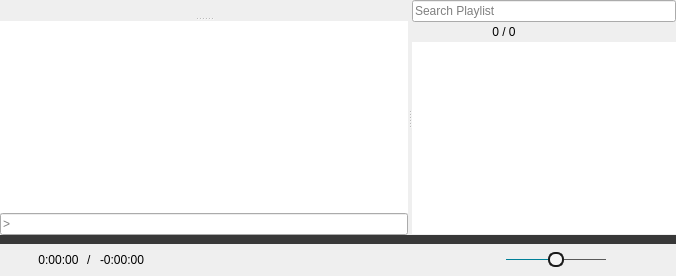
  <widget class="QWidget" name="centralwidget">
   <layout class="QVBoxLayout" name="verticalLayout_2">
    <property name="spacing">
     <number>0</number>
    </property>
    <property name="leftMargin">
     <number>0</number>
    </property>
    <property name="topMargin">
     <number>0</number>
    </property>
    <property name="rightMargin">
     <number>0</number>
    </property>
    <property name="bottomMargin">
     <number>0</number>
    </property>
    <item>
     <widget class="CustomSplitter" name="splitter">
      <property name="orientation">
       <enum>Qt::Horizontal</enum>
      </property>
      <widget class="QSplitter" name="videoSplitter">
       <property name="sizePolicy">
        <sizepolicy hsizetype="Preferred" vsizetype="Expanding">
         <horstretch>1</horstretch>
         <verstretch>0</verstretch>
        </sizepolicy>
       </property>
       <property name="orientation">
        <enum>Qt::Vertical</enum>
       </property>
       <widget class="QFrame" name="mpvFrame">
        <property name="sizePolicy">
         <sizepolicy hsizetype="Preferred" vsizetype="Preferred">
          <horstretch>0</horstretch>
          <verstretch>1</verstretch>
         </sizepolicy>
        </property>
        <property name="mouseTracking">
         <bool>true</bool>
        </property>
        <property name="focusPolicy">
         <enum>Qt::NoFocus</enum>
        </property>
       </widget>
       <widget class="QWidget" name="verticalWidget" native="true">
        <layout class="QVBoxLayout" name="verticalLayout">
         <property name="spacing">
          <number>0</number>
         </property>
         <property name="leftMargin">
          <number>0</number>
         </property>
         <property name="topMargin">
          <number>0</number>
         </property>
         <property name="rightMargin">
          <number>0</number>
         </property>
         <property name="bottomMargin">
          <number>0</number>
         </property>
         <item>
          <widget class="QPlainTextEdit" name="outputTextEdit">
           <property name="contextMenuPolicy">
            <enum>Qt::PreventContextMenu</enum>
           </property>
           <property name="acceptDrops">
            <bool>false</bool>
           </property>
           <property name="frameShape">
            <enum>QFrame::NoFrame</enum>
           </property>
           <property name="undoRedoEnabled">
            <bool>false</bool>
           </property>
           <property name="readOnly">
            <bool>true</bool>
           </property>
          </widget>
         </item>
         <item>
          <widget class="CustomLineEdit" name="inputLineEdit">
           <property name="mouseTracking">
            <bool>false</bool>
           </property>
           <property name="focusPolicy">
            <enum>Qt::ClickFocus</enum>
           </property>
           <property name="placeholderText">
            <string>&gt;</string>
           </property>
           <property name="clearButtonEnabled">
            <bool>true</bool>
           </property>
          </widget>
         </item>
        </layout>
       </widget>
      </widget>
      <widget class="QWidget" name="playlistLayoutWidget" native="true">
       <property name="sizePolicy">
        <sizepolicy hsizetype="Preferred" vsizetype="Preferred">
         <horstretch>0</horstretch>
         <verstretch>0</verstretch>
        </sizepolicy>
       </property>
       <layout class="QVBoxLayout" name="playlistLayout">
        <property name="spacing">
         <number>0</number>
        </property>
        <property name="leftMargin">
         <number>0</number>
        </property>
        <property name="topMargin">
         <number>0</number>
        </property>
        <property name="rightMargin">
         <number>0</number>
        </property>
        <property name="bottomMargin">
         <number>1</number>
        </property>
        <item>
         <widget class="QLineEdit" name="searchBox">
          <property name="mouseTracking">
           <bool>false</bool>
          </property>
          <property name="focusPolicy">
           <enum>Qt::ClickFocus</enum>
          </property>
          <property name="placeholderText">
           <string>Search Playlist</string>
          </property>
          <property name="clearButtonEnabled">
           <bool>true</bool>
          </property>
         </widget>
        </item>
        <item>
         <widget class="QWidget" name="playlistControlLayout" native="true">
          <layout class="QHBoxLayout" name="horizontalLayout">
           <property name="spacing">
            <number>2</number>
           </property>
           <property name="leftMargin">
            <number>0</number>
           </property>
           <property name="topMargin">
            <number>0</number>
           </property>
           <property name="rightMargin">
            <number>0</number>
           </property>
           <property name="bottomMargin">
            <number>0</number>
           </property>
           <item>
            <widget class="QPushButton" name="currentFileButton">
             <property name="cursor">
              <cursorShape>PointingHandCursor</cursorShape>
             </property>
             <property name="focusPolicy">
              <enum>Qt::NoFocus</enum>
             </property>
             <property name="toolTip">
              <string>Select the Current File</string>
             </property>
             <property name="styleSheet">
              <string notr="true">QPushButton {
	padding: 2px;
	margin: 1px;
}
QPushButton:flat {
    border: none; /* no border for a flat push button */
}
QPushButton:flat:pressed {
	background: #383838;
	border-radius: 2px;
}</string>
             </property>
             <property name="icon">
              <iconset resource="../rsclist.qrc">
               <normaloff>:/img/select_current.svg</normaloff>:/img/select_current.svg</iconset>
             </property>
             <property name="iconSize">
              <size>
               <width>12</width>
               <height>12</height>
              </size>
             </property>
             <property name="flat">
              <bool>true</bool>
             </property>
            </widget>
           </item>
           <item>
            <spacer name="horizontalSpacer_2">
             <property name="orientation">
              <enum>Qt::Horizontal</enum>
             </property>
             <property name="sizeHint" stdset="0">
              <size>
               <width>40</width>
               <height>20</height>
              </size>
             </property>
            </spacer>
           </item>
           <item>
            <widget class="CustomLabel" name="indexLabel">
             <property name="cursor">
              <cursorShape>PointingHandCursor</cursorShape>
             </property>
             <property name="toolTip">
              <string>Click to play a specific file by index</string>
             </property>
             <property name="text">
              <string>0 / 0</string>
             </property>
             <property name="alignment">
              <set>Qt::AlignCenter</set>
             </property>
             <property name="margin">
              <number>4</number>
             </property>
            </widget>
           </item>
           <item>
            <spacer name="horizontalSpacer_6">
             <property name="orientation">
              <enum>Qt::Horizontal</enum>
             </property>
             <property name="sizeHint" stdset="0">
              <size>
               <width>40</width>
               <height>20</height>
              </size>
             </property>
            </spacer>
           </item>
           <item>
            <widget class="QPushButton" name="refreshButton">
             <property name="cursor">
              <cursorShape>PointingHandCursor</cursorShape>
             </property>
             <property name="focusPolicy">
              <enum>Qt::NoFocus</enum>
             </property>
             <property name="toolTip">
              <string>Refresh Playlist</string>
             </property>
             <property name="styleSheet">
              <string notr="true">QPushButton {
	padding: 2px;
	margin: 1px;
}
QPushButton:flat {
    border: none; /* no border for a flat push button */
}
QPushButton:flat:pressed {
	background: #383838;
	border-radius: 2px;
}</string>
             </property>
             <property name="icon">
              <iconset resource="../rsclist.qrc">
               <normaloff>:/img/refresh_view.svg</normaloff>:/img/refresh_view.svg</iconset>
             </property>
             <property name="iconSize">
              <size>
               <width>12</width>
               <height>12</height>
              </size>
             </property>
             <property name="flat">
              <bool>true</bool>
             </property>
            </widget>
           </item>
           <item>
            <widget class="QPushButton" name="savePlaylistButton">
             <property name="cursor">
              <cursorShape>PointingHandCursor</cursorShape>
             </property>
             <property name="focusPolicy">
              <enum>Qt::NoFocus</enum>
             </property>
             <property name="toolTip">
              <string>Save Playlist</string>
             </property>
             <property name="styleSheet">
              <string notr="true">QPushButton {
	padding: 2px;
	margin: 1px;
}
QPushButton:flat {
    border: none; /* no border for a flat push button */
}
QPushButton:flat:pressed {
	background: #383838;
	border-radius: 2px;
}</string>
             </property>
             <property name="icon">
              <iconset resource="../rsclist.qrc">
               <normaloff>:/img/floppy.svg</normaloff>:/img/floppy.svg</iconset>
             </property>
             <property name="iconSize">
              <size>
               <width>12</width>
               <height>12</height>
              </size>
             </property>
             <property name="flat">
              <bool>true</bool>
             </property>
            </widget>
           </item>
           <item>
            <widget class="QPushButton" name="shufflePlaylistButton">
             <property name="cursor">
              <cursorShape>PointingHandCursor</cursorShape>
             </property>
             <property name="focusPolicy">
              <enum>Qt::NoFocus</enum>
             </property>
             <property name="toolTip">
              <string>Shuffle Playlist</string>
             </property>
             <property name="styleSheet">
              <string notr="true">QPushButton {
	padding: 2px;
	margin: 1px;
}
QPushButton:flat {
    border: none;
}
QPushButton:flat:checked, QPushButton:flat:pressed {
	background: #383838;
	border-radius: 2px;
}</string>
             </property>
             <property name="icon">
              <iconset resource="../rsclist.qrc">
               <normaloff>:/img/shuffle.svg</normaloff>:/img/shuffle.svg</iconset>
             </property>
             <property name="iconSize">
              <size>
               <width>12</width>
               <height>12</height>
              </size>
             </property>
             <property name="checkable">
              <bool>true</bool>
             </property>
             <property name="flat">
              <bool>true</bool>
             </property>
            </widget>
           </item>
          </layout>
         </widget>
        </item>
        <item>
         <widget class="PlaylistWidget" name="playlistWidget">
          <property name="focusPolicy">
           <enum>Qt::ClickFocus</enum>
          </property>
          <property name="contextMenuPolicy">
           <enum>Qt::DefaultContextMenu</enum>
          </property>
          <property name="frameShape">
           <enum>QFrame::NoFrame</enum>
          </property>
          <property name="dragDropMode">
           <enum>QAbstractItemView::InternalMove</enum>
          </property>
         </widget>
        </item>
       </layout>
      </widget>
     </widget>
    </item>
    <item>
     <widget class="SeekBar" name="seekBar">
      <property name="enabled">
       <bool>false</bool>
      </property>
      <property name="sizePolicy">
       <sizepolicy hsizetype="Expanding" vsizetype="Fixed">
        <horstretch>0</horstretch>
        <verstretch>0</verstretch>
       </sizepolicy>
      </property>
      <property name="cursor">
       <cursorShape>PointingHandCursor</cursorShape>
      </property>
      <property name="focusPolicy">
       <enum>Qt::NoFocus</enum>
      </property>
      <property name="styleSheet">
       <string notr="true">QSlider {
	height: 9px;
}
QSlider::handle:horizontal:disabled,
QSlider::sub-page:horizontal:disabled {
	background: #383838;
}
QSlider::handle:horizontal {
	/* handle color */
	background: #008098;
	width: 9px;
	border-radius: 4px;
}
QSlider::groove:horizontal {
	/* the non-progressed color */
	background: #383838;
}
QSlider::sub-page:horizontal {
	/* the progress color */
	background: #008098;
}</string>
      </property>
      <property name="maximum">
       <number>1000000</number>
      </property>
      <property name="orientation">
       <enum>Qt::Horizontal</enum>
      </property>
     </widget>
    </item>
    <item>
     <widget class="QWidget" name="playbackLayoutWidget" native="true">
      <property name="sizePolicy">
       <sizepolicy hsizetype="Preferred" vsizetype="Fixed">
        <horstretch>0</horstretch>
        <verstretch>0</verstretch>
       </sizepolicy>
      </property>
      <layout class="QHBoxLayout" name="horizontalLayout_3">
       <property name="spacing">
        <number>8</number>
       </property>
       <property name="leftMargin">
        <number>14</number>
       </property>
       <property name="topMargin">
        <number>5</number>
       </property>
       <property name="rightMargin">
        <number>14</number>
       </property>
       <property name="bottomMargin">
        <number>5</number>
       </property>
       <item>
        <widget class="QWidget" name="timeLayoutWidget" native="true">
         <property name="minimumSize">
          <size>
           <width>200</width>
           <height>0</height>
          </size>
         </property>
         <property name="maximumSize">
          <size>
           <width>200</width>
           <height>16777215</height>
          </size>
         </property>
         <layout class="QHBoxLayout" name="horizontalLayout_4">
          <property name="spacing">
           <number>8</number>
          </property>
          <property name="leftMargin">
           <number>0</number>
          </property>
          <property name="topMargin">
           <number>0</number>
          </property>
          <property name="rightMargin">
           <number>0</number>
          </property>
          <property name="bottomMargin">
           <number>0</number>
          </property>
          <item>
           <widget class="OpenButton" name="openButton">
            <property name="sizePolicy">
             <sizepolicy hsizetype="Fixed" vsizetype="Fixed">
              <horstretch>0</horstretch>
              <verstretch>0</verstretch>
             </sizepolicy>
            </property>
            <property name="maximumSize">
             <size>
              <width>16</width>
              <height>16</height>
             </size>
            </property>
            <property name="cursor">
             <cursorShape>PointingHandCursor</cursorShape>
            </property>
            <property name="focusPolicy">
             <enum>Qt::NoFocus</enum>
            </property>
            <property name="toolTip">
             <string>&lt;html&gt;&lt;head/&gt;&lt;body&gt;&lt;p&gt;Left Click to Open File&lt;br&gt;Mouse Wheel Click to Jump&lt;br&gt;Right Click to Open URL&lt;/p&gt;&lt;/body&gt;&lt;/html&gt;</string>
            </property>
            <property name="icon">
             <iconset resource="../rsclist.qrc">
              <normaloff>:/img/default_open.svg</normaloff>:/img/default_open.svg</iconset>
            </property>
            <property name="iconSize">
             <size>
              <width>16</width>
              <height>16</height>
             </size>
            </property>
            <property name="flat">
             <bool>true</bool>
            </property>
           </widget>
          </item>
          <item>
           <widget class="QLabel" name="durationLabel">
            <property name="sizePolicy">
             <sizepolicy hsizetype="Preferred" vsizetype="Fixed">
              <horstretch>0</horstretch>
              <verstretch>0</verstretch>
             </sizepolicy>
            </property>
            <property name="text">
             <string>0:00:00</string>
            </property>
            <property name="alignment">
             <set>Qt::AlignCenter</set>
            </property>
           </widget>
          </item>
          <item>
           <widget class="QLabel" name="seperatorLabel">
            <property name="text">
             <string>/</string>
            </property>
           </widget>
          </item>
          <item>
           <widget class="QLabel" name="remainingLabel">
            <property name="sizePolicy">
             <sizepolicy hsizetype="Preferred" vsizetype="Fixed">
              <horstretch>0</horstretch>
              <verstretch>0</verstretch>
             </sizepolicy>
            </property>
            <property name="cursor">
             <cursorShape>PointingHandCursor</cursorShape>
            </property>
            <property name="toolTip">
             <string>Click to change between total and remaining time</string>
            </property>
            <property name="text">
             <string>-0:00:00</string>
            </property>
            <property name="alignment">
             <set>Qt::AlignCenter</set>
            </property>
           </widget>
          </item>
          <item>
           <spacer name="horizontalSpacer">
            <property name="orientation">
             <enum>Qt::Horizontal</enum>
            </property>
            <property name="sizeHint" stdset="0">
             <size>
              <width>0</width>
              <height>0</height>
             </size>
            </property>
           </spacer>
          </item>
         </layout>
        </widget>
       </item>
       <item>
        <spacer name="horizontalSpacer_4">
         <property name="orientation">
          <enum>Qt::Horizontal</enum>
         </property>
         <property name="sizeHint" stdset="0">
          <size>
           <width>40</width>
           <height>20</height>
          </size>
         </property>
        </spacer>
       </item>
       <item>
        <layout class="QHBoxLayout" name="horizontalLayout_2">
         <property name="spacing">
          <number>18</number>
         </property>
         <item>
          <widget class="QPushButton" name="rewindButton">
           <property name="enabled">
            <bool>false</bool>
           </property>
           <property name="sizePolicy">
            <sizepolicy hsizetype="Fixed" vsizetype="Fixed">
             <horstretch>0</horstretch>
             <verstretch>0</verstretch>
            </sizepolicy>
           </property>
           <property name="maximumSize">
            <size>
             <width>16</width>
             <height>16</height>
            </size>
           </property>
           <property name="cursor">
            <cursorShape>PointingHandCursor</cursorShape>
           </property>
           <property name="focusPolicy">
            <enum>Qt::NoFocus</enum>
           </property>
           <property name="icon">
            <iconset resource="../rsclist.qrc">
             <normaloff>:/img/default_reverse.svg</normaloff>
             <disabledoff>:/img/disabled_reverse.svg</disabledoff>
             <disabledon>:/img/disabled_reverse.svg</disabledon>:/img/default_reverse.svg</iconset>
           </property>
           <property name="iconSize">
            <size>
             <width>14</width>
             <height>16</height>
            </size>
           </property>
           <property name="flat">
            <bool>true</bool>
           </property>
          </widget>
         </item>
         <item>
          <widget class="IndexButton" name="previousButton">
           <property name="enabled">
            <bool>false</bool>
           </property>
           <property name="sizePolicy">
            <sizepolicy hsizetype="Fixed" vsizetype="Fixed">
             <horstretch>0</horstretch>
             <verstretch>0</verstretch>
            </sizepolicy>
           </property>
           <property name="maximumSize">
            <size>
             <width>18</width>
             <height>16</height>
            </size>
           </property>
           <property name="cursor">
            <cursorShape>PointingHandCursor</cursorShape>
           </property>
           <property name="focusPolicy">
            <enum>Qt::NoFocus</enum>
           </property>
           <property name="icon">
            <iconset resource="../rsclist.qrc">
             <normaloff>:/img/default_previous.svg</normaloff>
             <disabledoff>:/img/disabled_previous.svg</disabledoff>
             <disabledon>:/img/disabled_previous.svg</disabledon>:/img/default_previous.svg</iconset>
           </property>
           <property name="iconSize">
            <size>
             <width>18</width>
             <height>16</height>
            </size>
           </property>
           <property name="flat">
            <bool>true</bool>
           </property>
          </widget>
         </item>
         <item>
          <widget class="QPushButton" name="playButton">
           <property name="enabled">
            <bool>false</bool>
           </property>
           <property name="sizePolicy">
            <sizepolicy hsizetype="Fixed" vsizetype="Fixed">
             <horstretch>0</horstretch>
             <verstretch>0</verstretch>
            </sizepolicy>
           </property>
           <property name="maximumSize">
            <size>
             <width>34</width>
             <height>34</height>
            </size>
           </property>
           <property name="cursor">
            <cursorShape>PointingHandCursor</cursorShape>
           </property>
           <property name="focusPolicy">
            <enum>Qt::NoFocus</enum>
           </property>
           <property name="icon">
            <iconset resource="../rsclist.qrc">
             <normaloff>:/img/default_play.svg</normaloff>
             <disabledoff>:/img/disabled_play.svg</disabledoff>
             <disabledon>:/img/disabled_play.svg</disabledon>:/img/default_play.svg</iconset>
           </property>
           <property name="iconSize">
            <size>
             <width>34</width>
             <height>34</height>
            </size>
           </property>
           <property name="flat">
            <bool>true</bool>
           </property>
          </widget>
         </item>
         <item>
          <widget class="QPushButton" name="stopButton">
           <property name="enabled">
            <bool>false</bool>
           </property>
           <property name="sizePolicy">
            <sizepolicy hsizetype="Fixed" vsizetype="Fixed">
             <horstretch>0</horstretch>
             <verstretch>0</verstretch>
            </sizepolicy>
           </property>
           <property name="maximumSize">
            <size>
             <width>34</width>
             <height>34</height>
            </size>
           </property>
           <property name="cursor">
            <cursorShape>PointingHandCursor</cursorShape>
           </property>
           <property name="focusPolicy">
            <enum>Qt::NoFocus</enum>
           </property>
           <property name="icon">
            <iconset resource="../rsclist.qrc">
             <normaloff>:/img/default_stop.svg</normaloff>
             <disabledoff>:/img/disabled_stop.svg</disabledoff>
             <disabledon>:/img/disabled_stop.svg</disabledon>:/img/default_stop.svg</iconset>
           </property>
           <property name="iconSize">
            <size>
             <width>34</width>
             <height>34</height>
            </size>
           </property>
           <property name="flat">
            <bool>true</bool>
           </property>
          </widget>
         </item>
         <item>
          <widget class="IndexButton" name="nextButton">
           <property name="enabled">
            <bool>false</bool>
           </property>
           <property name="sizePolicy">
            <sizepolicy hsizetype="Fixed" vsizetype="Fixed">
             <horstretch>0</horstretch>
             <verstretch>0</verstretch>
            </sizepolicy>
           </property>
           <property name="maximumSize">
            <size>
             <width>18</width>
             <height>16</height>
            </size>
           </property>
           <property name="cursor">
            <cursorShape>PointingHandCursor</cursorShape>
           </property>
           <property name="focusPolicy">
            <enum>Qt::NoFocus</enum>
           </property>
           <property name="icon">
            <iconset resource="../rsclist.qrc">
             <normaloff>:/img/default_next.svg</normaloff>
             <disabledoff>:/img/disabled_next.svg</disabledoff>
             <disabledon>:/img/disabled_next.svg</disabledon>:/img/default_next.svg</iconset>
           </property>
           <property name="iconSize">
            <size>
             <width>18</width>
             <height>16</height>
            </size>
           </property>
           <property name="flat">
            <bool>true</bool>
           </property>
          </widget>
         </item>
         <item>
          <widget class="QPushButton" name="muteButton">
           <property name="sizePolicy">
            <sizepolicy hsizetype="Fixed" vsizetype="Fixed">
             <horstretch>0</horstretch>
             <verstretch>0</verstretch>
            </sizepolicy>
           </property>
           <property name="maximumSize">
            <size>
             <width>16</width>
             <height>16</height>
            </size>
           </property>
           <property name="cursor">
            <cursorShape>PointingHandCursor</cursorShape>
           </property>
           <property name="focusPolicy">
            <enum>Qt::NoFocus</enum>
           </property>
           <property name="icon">
            <iconset resource="../rsclist.qrc">
             <normaloff>:/img/default_unmute.svg</normaloff>:/img/default_unmute.svg</iconset>
           </property>
           <property name="iconSize">
            <size>
             <width>16</width>
             <height>16</height>
            </size>
           </property>
           <property name="flat">
            <bool>true</bool>
           </property>
          </widget>
         </item>
         <item>
          <widget class="CustomSlider" name="volumeSlider">
           <property name="sizePolicy">
            <sizepolicy hsizetype="Fixed" vsizetype="Fixed">
             <horstretch>0</horstretch>
             <verstretch>0</verstretch>
            </sizepolicy>
           </property>
           <property name="minimumSize">
            <size>
             <width>100</width>
             <height>0</height>
            </size>
           </property>
           <property name="focusPolicy">
            <enum>Qt::NoFocus</enum>
           </property>
           <property name="styleSheet">
            <string notr="true">QSlider::groove:horizontal {
	background: #5A5A5A;
	height: 1px;
}
QSlider::sub-page:horizontal {
	background: #008098;
}
QSlider::handle:horizontal {
	background: whitesmoke;
	border: 2px solid #1A1A1A;
	border-radius: 7px;
	margin: -7px 0;
	width: 12px;
}</string>
           </property>
           <property name="maximum">
            <number>100</number>
           </property>
           <property name="pageStep">
            <number>5</number>
           </property>
           <property name="value">
            <number>50</number>
           </property>
           <property name="tracking">
            <bool>true</bool>
           </property>
           <property name="orientation">
            <enum>Qt::Horizontal</enum>
           </property>
          </widget>
         </item>
         <item>
          <spacer name="horizontalSpacer_5">
           <property name="orientation">
            <enum>Qt::Horizontal</enum>
           </property>
           <property name="sizeType">
            <enum>QSizePolicy::Fixed</enum>
           </property>
           <property name="sizeHint" stdset="0">
            <size>
             <width>8</width>
             <height>20</height>
            </size>
           </property>
          </spacer>
         </item>
        </layout>
       </item>
       <item>
        <widget class="QPushButton" name="playlistButton">
         <property name="enabled">
          <bool>false</bool>
         </property>
         <property name="sizePolicy">
          <sizepolicy hsizetype="Minimum" vsizetype="Fixed">
           <horstretch>0</horstretch>
           <verstretch>0</verstretch>
          </sizepolicy>
         </property>
         <property name="minimumSize">
          <size>
           <width>20</width>
           <height>20</height>
          </size>
         </property>
         <property name="cursor">
          <cursorShape>PointingHandCursor</cursorShape>
         </property>
         <property name="focusPolicy">
          <enum>Qt::NoFocus</enum>
         </property>
         <property name="icon">
          <iconset resource="../rsclist.qrc">
           <normaloff>:/img/default_playlist.svg</normaloff>
           <disabledoff>:/img/disabled_playlist.svg</disabledoff>
           <disabledon>:/img/disabled_playlist.svg</disabledon>:/img/default_playlist.svg</iconset>
         </property>
         <property name="iconSize">
          <size>
           <width>16</width>
           <height>16</height>
          </size>
         </property>
         <property name="checked">
          <bool>false</bool>
         </property>
         <property name="flat">
          <bool>true</bool>
         </property>
        </widget>
       </item>
      </layout>
     </widget>
    </item>
   </layout>
   <zorder>splitter</zorder>
   <zorder>playbackLayoutWidget</zorder>
   <zorder>seekBar</zorder>
  </widget>
